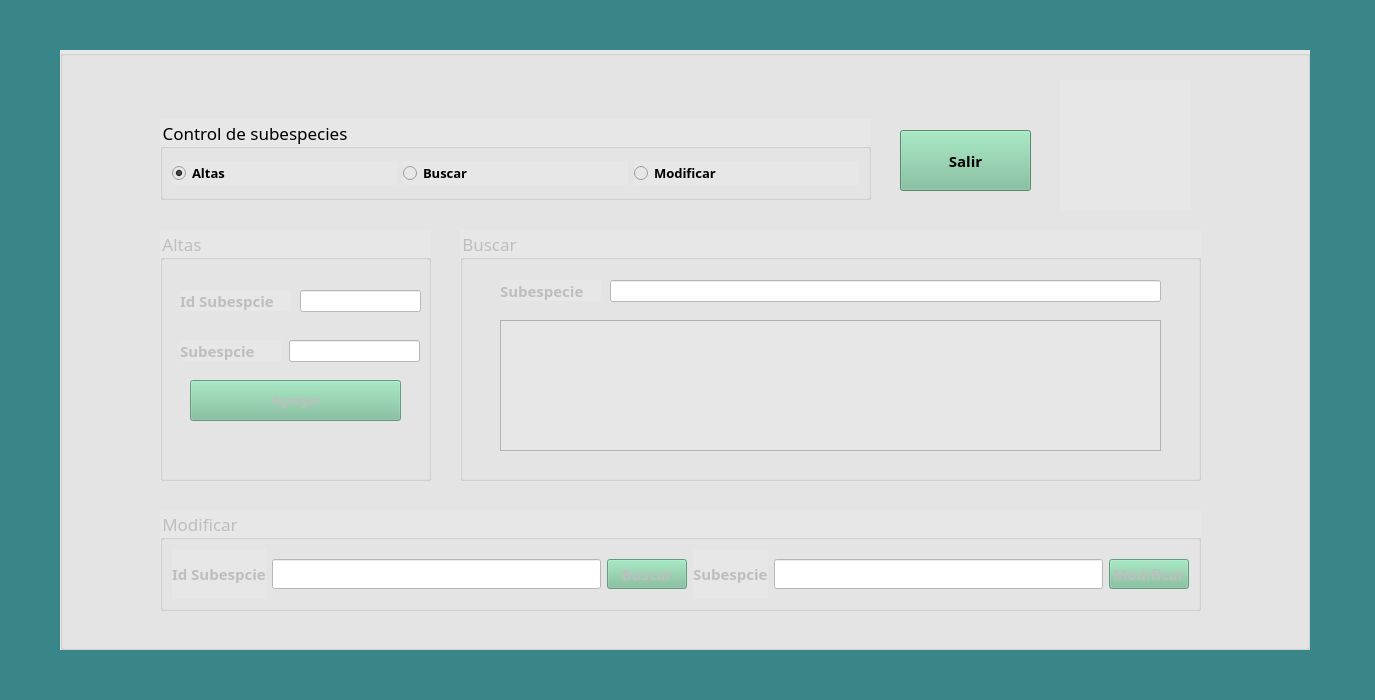
<?xml version="1.0" encoding="UTF-8"?>
<ui version="4.0">
 <class>CrudSubespecie</class>
 <widget class="QMainWindow" name="CrudSubespecie">
  <property name="geometry">
   <rect>
    <x>0</x>
    <y>0</y>
    <width>1375</width>
    <height>700</height>
   </rect>
  </property>
  <property name="minimumSize">
   <size>
    <width>793</width>
    <height>405</height>
   </size>
  </property>
  <property name="maximumSize">
   <size>
    <width>1375</width>
    <height>700</height>
   </size>
  </property>
  <property name="windowTitle">
   <string>Administración de subespecies</string>
  </property>
  <property name="windowIcon">
   <iconset resource="images.qrc">
    <normaloff>:/Images/if_Turtle_204384.ico</normaloff>:/Images/if_Turtle_204384.ico</iconset>
  </property>
  <property name="styleSheet">
   <string notr="true">background-color: rgb(57, 134, 137)</string>
  </property>
  <widget class="QWidget" name="centralwidget">
   <widget class="QGroupBox" name="gbMain">
    <property name="geometry">
     <rect>
      <x>60</x>
      <y>50</y>
      <width>1250</width>
      <height>600</height>
     </rect>
    </property>
    <property name="maximumSize">
     <size>
      <width>1250</width>
      <height>600</height>
     </size>
    </property>
    <property name="styleSheet">
     <string notr="true">background-color: rgb(206, 206, 206);
background-color: rgb(231, 231, 231);</string>
    </property>
    <property name="title">
     <string/>
    </property>
    <widget class="QGroupBox" name="gbActivity">
     <property name="geometry">
      <rect>
       <x>100</x>
       <y>69</y>
       <width>711</width>
       <height>81</height>
      </rect>
     </property>
     <property name="font">
      <font>
       <family>Raleway</family>
       <pointsize>13</pointsize>
      </font>
     </property>
     <property name="title">
      <string>Control de subespecies</string>
     </property>
     <layout class="QHBoxLayout" name="horizontalLayout">
      <item>
       <widget class="QRadioButton" name="rbAltas">
        <property name="font">
         <font>
          <family>Raleway</family>
          <pointsize>10</pointsize>
          <weight>75</weight>
          <bold>true</bold>
         </font>
        </property>
        <property name="text">
         <string>Altas</string>
        </property>
        <property name="checked">
         <bool>true</bool>
        </property>
       </widget>
      </item>
      <item>
       <widget class="QRadioButton" name="rbBusqueda">
        <property name="font">
         <font>
          <family>Raleway</family>
          <pointsize>10</pointsize>
          <weight>75</weight>
          <bold>true</bold>
         </font>
        </property>
        <property name="text">
         <string>Buscar</string>
        </property>
       </widget>
      </item>
      <item>
       <widget class="QRadioButton" name="rbModificar">
        <property name="font">
         <font>
          <family>Raleway</family>
          <pointsize>10</pointsize>
          <weight>75</weight>
          <bold>true</bold>
         </font>
        </property>
        <property name="text">
         <string>Modificar</string>
        </property>
       </widget>
      </item>
     </layout>
    </widget>
    <widget class="QGroupBox" name="gbAltas">
     <property name="enabled">
      <bool>false</bool>
     </property>
     <property name="geometry">
      <rect>
       <x>100</x>
       <y>180</y>
       <width>271</width>
       <height>251</height>
      </rect>
     </property>
     <property name="font">
      <font>
       <family>Raleway</family>
       <pointsize>13</pointsize>
      </font>
     </property>
     <property name="title">
      <string>Altas</string>
     </property>
     <widget class="QLabel" name="lbSubespecie">
      <property name="geometry">
       <rect>
        <x>20</x>
        <y>110</y>
        <width>101</width>
        <height>21</height>
       </rect>
      </property>
      <property name="font">
       <font>
        <family>Raleway</family>
        <pointsize>11</pointsize>
        <weight>75</weight>
        <bold>true</bold>
       </font>
      </property>
      <property name="text">
       <string>Subespcie</string>
      </property>
     </widget>
     <widget class="QLabel" name="lbIdSubespecie">
      <property name="geometry">
       <rect>
        <x>20</x>
        <y>60</y>
        <width>111</width>
        <height>21</height>
       </rect>
      </property>
      <property name="font">
       <font>
        <family>Raleway</family>
        <pointsize>11</pointsize>
        <weight>75</weight>
        <bold>true</bold>
       </font>
      </property>
      <property name="text">
       <string>Id Subespcie</string>
      </property>
     </widget>
     <widget class="QLineEdit" name="lneIdSubespcie">
      <property name="enabled">
       <bool>false</bool>
      </property>
      <property name="geometry">
       <rect>
        <x>140</x>
        <y>60</y>
        <width>121</width>
        <height>22</height>
       </rect>
      </property>
      <property name="font">
       <font>
        <family>Raleway</family>
        <pointsize>11</pointsize>
       </font>
      </property>
      <property name="styleSheet">
       <string notr="true">background-color: rgb(255, 255, 255);</string>
      </property>
      <property name="alignment">
       <set>Qt::AlignCenter</set>
      </property>
     </widget>
     <widget class="QLineEdit" name="lneSubespecie">
      <property name="geometry">
       <rect>
        <x>129</x>
        <y>110</y>
        <width>131</width>
        <height>22</height>
       </rect>
      </property>
      <property name="font">
       <font>
        <family>Raleway</family>
        <pointsize>11</pointsize>
       </font>
      </property>
      <property name="styleSheet">
       <string notr="true">background-color: rgb(255, 255, 255);</string>
      </property>
     </widget>
     <widget class="QPushButton" name="pbAgregar">
      <property name="geometry">
       <rect>
        <x>30</x>
        <y>150</y>
        <width>211</width>
        <height>41</height>
       </rect>
      </property>
      <property name="font">
       <font>
        <pointsize>10</pointsize>
        <weight>75</weight>
        <bold>true</bold>
       </font>
      </property>
      <property name="styleSheet">
       <string notr="true">background-color: rgb(120, 190, 151);</string>
      </property>
      <property name="text">
       <string>Agregar</string>
      </property>
     </widget>
    </widget>
    <widget class="QGroupBox" name="gbBuscar">
     <property name="enabled">
      <bool>false</bool>
     </property>
     <property name="geometry">
      <rect>
       <x>400</x>
       <y>180</y>
       <width>741</width>
       <height>251</height>
      </rect>
     </property>
     <property name="font">
      <font>
       <family>Raleway</family>
       <pointsize>13</pointsize>
      </font>
     </property>
     <property name="title">
      <string>Buscar</string>
     </property>
     <widget class="QLabel" name="lbSubQuery">
      <property name="geometry">
       <rect>
        <x>40</x>
        <y>50</y>
        <width>101</width>
        <height>21</height>
       </rect>
      </property>
      <property name="font">
       <font>
        <family>Raleway</family>
        <pointsize>11</pointsize>
        <weight>75</weight>
        <bold>true</bold>
       </font>
      </property>
      <property name="text">
       <string>Subespecie</string>
      </property>
     </widget>
     <widget class="QLineEdit" name="lneQuery">
      <property name="geometry">
       <rect>
        <x>150</x>
        <y>50</y>
        <width>551</width>
        <height>22</height>
       </rect>
      </property>
      <property name="font">
       <font>
        <family>Raleway</family>
        <pointsize>11</pointsize>
       </font>
      </property>
      <property name="styleSheet">
       <string notr="true">background-color: rgb(255, 255, 255);</string>
      </property>
     </widget>
     <widget class="QTableView" name="tvQuery">
      <property name="geometry">
       <rect>
        <x>40</x>
        <y>90</y>
        <width>661</width>
        <height>131</height>
       </rect>
      </property>
     </widget>
    </widget>
    <widget class="QGroupBox" name="gbModificar">
     <property name="enabled">
      <bool>false</bool>
     </property>
     <property name="geometry">
      <rect>
       <x>100</x>
       <y>460</y>
       <width>1041</width>
       <height>101</height>
      </rect>
     </property>
     <property name="font">
      <font>
       <family>Raleway</family>
       <pointsize>13</pointsize>
      </font>
     </property>
     <property name="title">
      <string>Modificar</string>
     </property>
     <layout class="QHBoxLayout" name="horizontalLayout_2">
      <item>
       <widget class="QLabel" name="lbIdSubModificar">
        <property name="font">
         <font>
          <family>Raleway</family>
          <pointsize>11</pointsize>
          <weight>75</weight>
          <bold>true</bold>
         </font>
        </property>
        <property name="text">
         <string>Id Subespcie</string>
        </property>
       </widget>
      </item>
      <item>
       <widget class="QLineEdit" name="lneIdSubModificar">
        <property name="font">
         <font>
          <family>Raleway</family>
          <pointsize>11</pointsize>
         </font>
        </property>
        <property name="styleSheet">
         <string notr="true">background-color: rgb(255, 255, 255);</string>
        </property>
       </widget>
      </item>
      <item>
       <widget class="QPushButton" name="pbBuscar">
        <property name="font">
         <font>
          <family>Raleway</family>
          <pointsize>11</pointsize>
          <weight>75</weight>
          <bold>true</bold>
         </font>
        </property>
        <property name="styleSheet">
         <string notr="true">background-color: rgb(120, 190, 151);</string>
        </property>
        <property name="text">
         <string>Buscar</string>
        </property>
       </widget>
      </item>
      <item>
       <widget class="QLabel" name="lbSubModificar">
        <property name="font">
         <font>
          <family>Raleway</family>
          <pointsize>11</pointsize>
          <weight>75</weight>
          <bold>true</bold>
         </font>
        </property>
        <property name="text">
         <string>Subespcie</string>
        </property>
       </widget>
      </item>
      <item>
       <widget class="QLineEdit" name="lneSubModificar">
        <property name="font">
         <font>
          <family>Raleway</family>
          <pointsize>11</pointsize>
         </font>
        </property>
        <property name="styleSheet">
         <string notr="true">background-color: rgb(255, 255, 255);</string>
        </property>
       </widget>
      </item>
      <item>
       <widget class="QPushButton" name="pbModificar">
        <property name="font">
         <font>
          <family>Raleway</family>
          <pointsize>11</pointsize>
          <weight>75</weight>
          <bold>true</bold>
         </font>
        </property>
        <property name="styleSheet">
         <string notr="true">
background-color: rgb(120, 190, 151);</string>
        </property>
        <property name="text">
         <string>Modificar</string>
        </property>
       </widget>
      </item>
     </layout>
    </widget>
    <widget class="QLabel" name="label">
     <property name="geometry">
      <rect>
       <x>1000</x>
       <y>30</y>
       <width>131</width>
       <height>131</height>
      </rect>
     </property>
     <property name="text">
      <string/>
     </property>
     <property name="pixmap">
      <pixmap resource="images.qrc">:/Images/tuIcone.png</pixmap>
     </property>
     <property name="scaledContents">
      <bool>true</bool>
     </property>
    </widget>
    <widget class="QPushButton" name="pbOut2">
     <property name="geometry">
      <rect>
       <x>840</x>
       <y>80</y>
       <width>131</width>
       <height>61</height>
      </rect>
     </property>
     <property name="font">
      <font>
       <family>Raleway</family>
       <pointsize>11</pointsize>
       <weight>75</weight>
       <bold>true</bold>
      </font>
     </property>
     <property name="styleSheet">
      <string notr="true">background-color: rgb(120, 190, 151);</string>
     </property>
     <property name="text">
      <string>Salir</string>
     </property>
     <property name="icon">
      <iconset resource="images.qrc">
       <normaloff>:/Images/door_out.ico</normaloff>:/Images/door_out.ico</iconset>
     </property>
    </widget>
   </widget>
   <widget class="QLabel" name="lbBackground">
    <property name="geometry">
     <rect>
      <x>0</x>
      <y>0</y>
      <width>1375</width>
      <height>700</height>
     </rect>
    </property>
    <property name="text">
     <string/>
    </property>
    <property name="scaledContents">
     <bool>true</bool>
    </property>
   </widget>
   <zorder>lbBackground</zorder>
   <zorder>gbMain</zorder>
  </widget>
 </widget>
 <resources>
  <include location="images.qrc"/>
 </resources>
 <connections>
  <connection>
   <sender>pbOut2</sender>
   <signal>clicked()</signal>
   <receiver>CrudSubespecie</receiver>
   <slot>close()</slot>
   <hints>
    <hint type="sourcelabel">
     <x>1000</x>
     <y>188</y>
    </hint>
    <hint type="destinationlabel">
     <x>1131</x>
     <y>731</y>
    </hint>
   </hints>
  </connection>
 </connections>
</ui>
